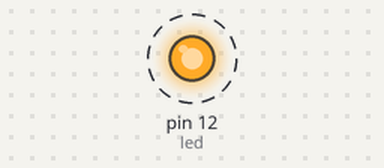
Recording of a sketch running on a simulated Arduino Uno, built with avr-gcc and run on an emulated ATmega328P. On the bench: output pins drawn as LEDs (lit = HIGH). Dashed ring = blinking.

Above: at 0.5 s.
Timing chart, 0 to 4.6 s (numbered marks = the images above):
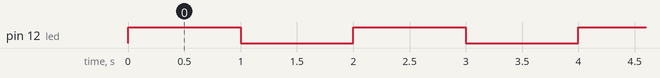

Measured:
- by itself, pin 12 (led): alternates HIGH for 1.0 s and LOW for 1.0 s

The sketch:

Prog_2_ON_OFF.ino
```cpp
// ENCENDER LED
// LED DIGITAL - ANALOGICO

int led = 12; // SENSOR O ACTUADOR CONECTADO EN EL PIN #13

void setup() {
  // put your setup code here, to run once:
  // SENSORES SON DE ENTRADA, ACTUADORES DE SALIDA

  //CONFIGURACIÓN DEL MODO DE TRABAJO DEL PIN ASOCIADO A LA VARIABLE LED
  pinMode(led, OUTPUT); //OUTPUT INPUT
}

void loop() {
  // put your main code here, to run repeatedly:
  digitalWrite(led,1);
  delay(1000); //milisegundos
  digitalWrite(led,0);
  delay (1000);
}
```
